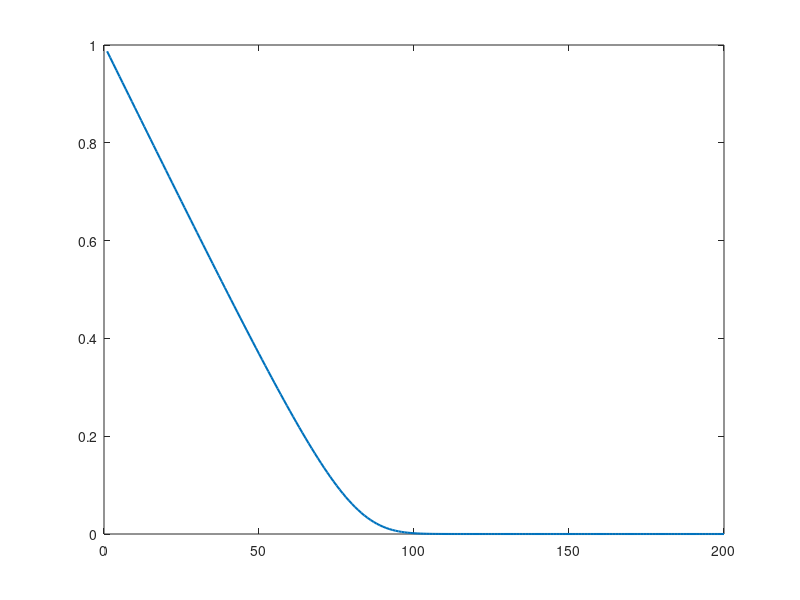

MATLAB code to generate this figure:
clear all;
close all;
clc;

function Pblocking = erlangb_iterative(r,c)
  Pblocking = 1;
  for n=1:c
    Pblocking = (r*Pblocking)/(r*Pblocking+n);
  endfor
endfunction

r=200*23/60;
c=200;

minimum = true;
for i=1:c
  Pblocking(i)=erlangb_iterative(r,i);
  if Pblocking(i) < 0.01 && minimum
    disp("Pblocking < 1% for ")
    disp(i)
    minimum = false;
  endif
endfor

plot(1:200,Pblocking,"linewidth",1.5);